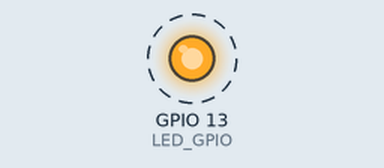
The program below on a simulated Raspberry Pi (BCM pin numbers). Shown: output pins drawn as LEDs (lit = HIGH). Dashed ring = blinking. What the program prints to the terminal is not drawn.

Above: at 0.5 s.
Timing chart, 0 to 4.6 s (numbered marks = the images above):
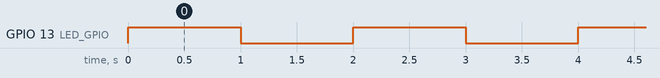

Measured:
- by itself, GPIO 13 (LED_GPIO): alternates HIGH for 1.0 s and LOW for 1.0 s

The program:

headlightTest.py
```python
import pigpio
import time

# Initialize pigpio
pi = pigpio.pi()
if not pi.connected:
    exit("pigpio daemon not running")

# Define the GPIO pin (BCM numbering)
LED_GPIO = 13  # GPIO13 = physical pin 33

# Set pin as output
pi.set_mode(LED_GPIO, pigpio.OUTPUT)

try:
    while True:
        print("LED ON")
        pi.write(LED_GPIO, 1)  # Set GPIO HIGH = LED ON
        time.sleep(1)

        print("LED OFF")
        pi.write(LED_GPIO, 0)  # Set GPIO LOW = LED OFF
        time.sleep(1)

except KeyboardInterrupt:
    print("Interrupted")

finally:
    pi.write(LED_GPIO, 0)  # Turn LED off
    pi.stop()
```
